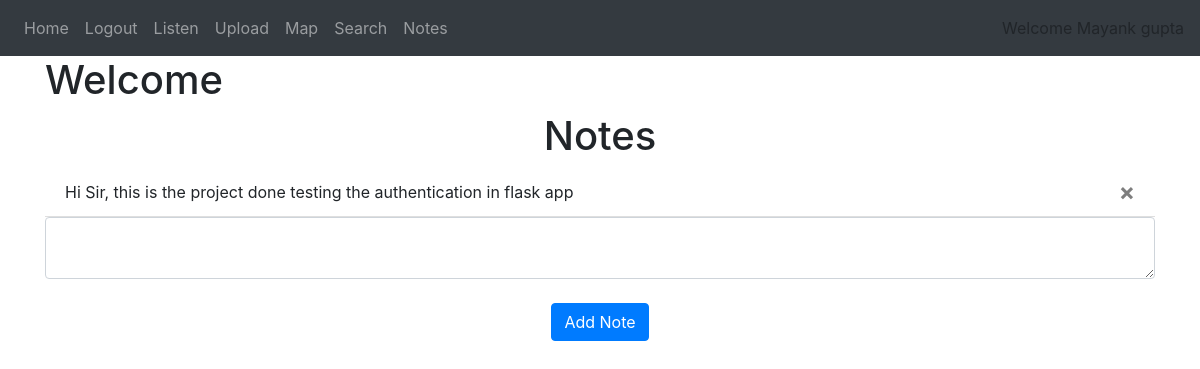
Before: /note (signed in) with the older database file.
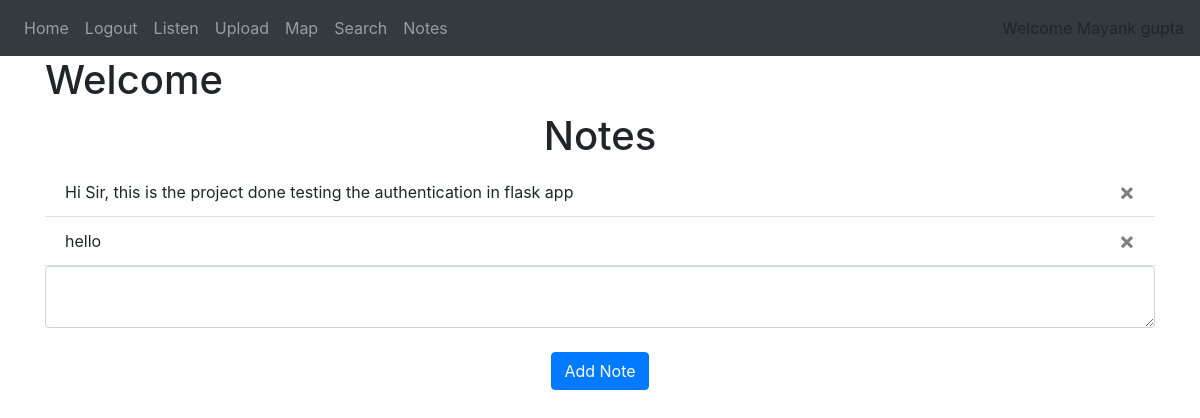
After: the same page with the newer database file.
### website/models.py (models this page shows)
class Note(db.Model):
    id = db.Column(db.Integer, primary_key=True)
    data = db.Column(db.String(10000))
    date = db.Column(db.DateTime(timezone=True), default=func.now())
    user_id = db.Column(db.Integer, db.ForeignKey('user.id'))

### website/views.py (the view, shortened to what this page needs)
@views.route('/note', methods=['GET', 'POST'])
@login_required
def notes():
    return render_template("notes.html", user=current_user)

### website/__init__.py (called while the page is built)
def create_app():
    app = Flask(__name__)
    app.config['SECRET_KEY'] = 'hjshjhdjah kjshkjdhjs'
    app.config['SQLALCHEMY_DATABASE_URI'] = f'sqlite:///{DB_NAME}'
    app.config["UPLOADED_AUDIO_DEST"] = "website/static/songs"
    audio = UploadSet("audio", AUDIO)
    configure_uploads(app, audio)
    db.init_app(app)
    from .views import views
    from .auth import auth
    app.register_blueprint(views, url_prefix='/')
    app.register_blueprint(auth, url_prefix='/')
    from .models import User, Note, Track
    with app.app_context():
        db.create_all()
    login_manager = LoginManager()
    login_manager.login_view = 'auth.login'
    login_manager.init_app(app)
    @login_manager.user_loader
    def load_user(id):
        return User.query.get(int(id))
    return app

### website/templates/notes.html
{% extends "base.html" %} {% block title %}Home{% endblock %} {% block content
    %}
    <h1 float="center">Welcome {{session.username}} </h1>
    <h1 align="center">Notes</h1>
    <ul class="list-group list-group-flush" id="notes">
      {% for note in user.notes %}
      <li class="list-group-item">
        {{ note.data }}
        <button type="button" class="close" onClick="deleteNote()">
          <span aria-hidden="true">&times;</span>
        </button>
      </li>
      {% endfor %}
    </ul>
    <form method="POST">
      <textarea name="note" id="note" class="form-control"></textarea>
      <br />
      <div align="center">
        <button type="submit" class="btn btn-primary">Add Note</button>
      </div>
    </form>
    {% endblock %}

Changed rows visible on the page:
added Note: data "hello"
